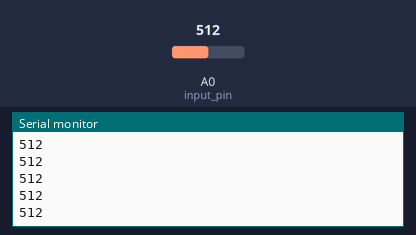
Simulated run of this sketch. Board: Arduino Uno, built with avr-gcc and run on an emulated ATmega328P. Shown: the last lines printed to the serial monitor. The inputs (shaded band) are chosen by the test bench; at power-on: A0 (input_pin) = 512.

Above: at 1.2 s.
1.3 s: A0 (input_pin) set to 716
At 1.31 s:
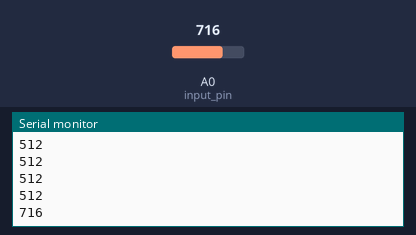
2.8 s: A0 (input_pin) set to 900
At 2.81 s:
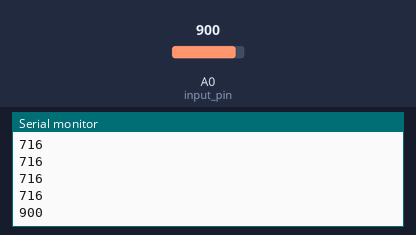
Timing chart, 0 to 5.8 s (numbered marks = the images above; inputs shaded):
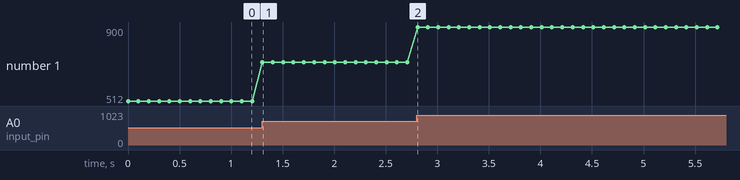

Measured:
- after the input at 1.3 s, the serial monitor: prints a new line at once (image 1)
- after the input at 2.8 s, the serial monitor: prints a new line at once (image 2)
- plotted number 1: 512 → 716 after the input at 1.3 s, 716 → 900 after the input at 2.8 s

The sketch:

AnalogInput.ino
```cpp
const int input_pin = A0;

void setup(){
    pinMode(input_pin, INPUT);
    Serial.begin(9600);
}

void loop(){
    int analog_value = analogRead(A0);
    Serial.println(analog_value);
    delay(100);
}
```
